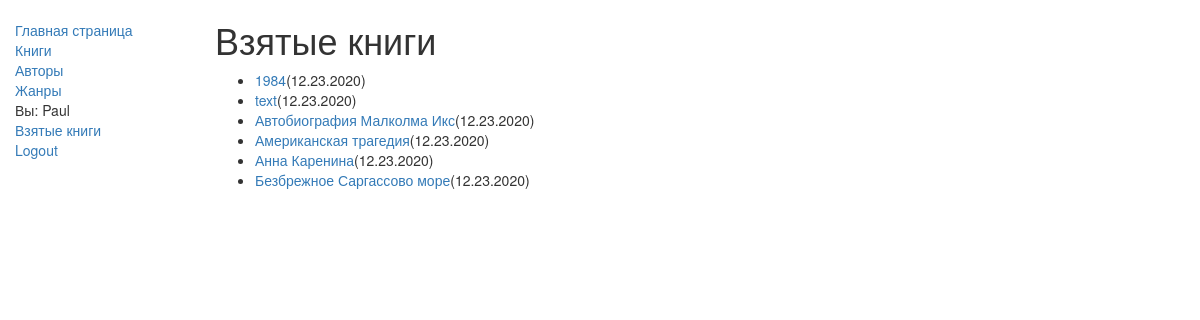
Page /lib/mybooks/ (signed in) on the committed database.
### lib/models.py (models this page shows, shortened)
class Book(models.Model):
    id = models.UUIDField(primary_key=True, default=uuid.uuid4,
                          help_text="Unique ID for this book across whole library")
    title = models.CharField(max_length=100)
    description = models.TextField(
        help_text="Brief description of the book", blank=True)
    author = models.ForeignKey(
        'Author', on_delete=models.SET_NULL, null=True)
    publish_year = models.DateField(null=True, blank=True)
    genre = models.ForeignKey(
        'Genre', on_delete=models.SET_NULL, null=True, default='2947d6ee-b0bf-439e-b869-e8bff3415576')
    class Meta:
        ordering = ['title', 'description']
        verbose_name = 'Книга'
        verbose_name_plural = 'Книги'

### lib/views.py (the view)
class LoanedBooksByUserListView(LoginRequiredMixin, generic.ListView):
    model = Order_Items
    template_name = 'lib/book_list_borrowed_user.html'
    paginate_by = paginator
    def get_context_data(self, **kwargs):
        data = super().get_context_data(**kwargs)
        books = Order_Items.objects.filter(order__visitor=self.request.user).values(
            'book').order_by('order__order_date')
        data['book_list'] = Book.objects.filter(id__in=books)
        data['order_date'] = Order_Items.objects.filter(order__visitor=self.request.user).values(
            'order__order_date')[0]['order__order_date']
        data['order_date_str'] = data['order_date'].strftime('%m.%d.%Y')
        data['is_overdue'] = data['order_date'] + \
            timedelta(days=14) < date.today()
        print(data['is_overdue'])
        return data
    '''
    def get_queryset(self):
        books = Order_Items.objects.filter(order__visitor=self.request.user).values(
            'book').order_by('order__order_date')

        return Book.objects.filter(id__in=books)
    '''

### lib/templates/lib/book_list_borrowed_user.html
{% extends "base_generic.html" %}
{% block content %}
{% if 'lib.add_book' in user.get_all_permissions %}
<h1>Выданные книги</h1>
{% if book_list %}
<ul>
    {% for b in book_list %}
    <li><a href="{% url 'book-detail' b.id %}">{{b.title}}</a></li>
    {% endfor %}
</ul>
{% else %}
<p>Нет выданных книг.</p>
{% endif %}
{% else %}
<h1>Взятые книги</h1>
{% if book_list %}
<ul>
    {% for b in book_list %}
    <li class="{% if is_overdue %}text-danger{% endif %}">
        <a href="{% url 'book-detail' b.id %}">{{b.title}}</a>({{order_date_str}})
    </li>
    {% endfor %}
</ul>
{% else %}
<p>Нет взятых книг.</p>
{% endif %}
{% endif %}
{% endblock %}

### lib/templates/base_generic.html (shortened to what this page needs)
<!DOCTYPE html>
<html lang="en">
<head>
    <link rel="stylesheet" href="https://maxcdn.bootstrapcdn.com/bootstrap/3.3.7/css/bootstrap.min.css">
    {% load static %}
    <link rel="stylesheet" href="{% static 'lib/styles.css' %}">
</head>
<body>
    <div class="container-fluid">
        <div class="row">
            <div class="col-sm-2">
                {% block sidebar %}
                <ul class="sidebar-nav">
                    <li><a href="{% url 'index' %}">Главная страница</a></li>
                    <li><a href="{% url 'books' %}">Книги</a></li>
                    <li><a href="{% url 'authors' %}">Авторы</a></li>
                    <li><a href="{% url 'genres' %}">Жанры</a></li>
                    {% if user.is_authenticated %}
                    <li>Вы: {{ user.get_username }}</li>
                    {% if 'lib.add_book' in user.get_all_permissions %}
                    <li><a href="{% url 'my-given' %}">Выданные книги</a></li>
                    {% else %}
                    <li><a href="{% url 'my-borrowed' %}">Взятые книги</a></li>
                    {% endif %}
                    <li><a href="{% url 'logout'%}?next={{request.path}}">Logout</a></li>
                    {% else %}
                    <li><a href="{% url 'login'%}?next={{request.path}}">Login</a></li>
                    {% endif %}
                </ul>
                {% endblock %}
            </div>
            <div class="col-sm-10 ">
                {% block content %}{% endblock %}
            </div>
        </div>
    </div>
</body>
</html>

### rows in the picture
Book: title "1984", order_date_str "12.23.2020"
Book: title "text", order_date_str "12.23.2020"
Book: title "Автобиография Малколма Икс", order_date_str "12.23.2020"
Book: title "Американская трагедия", order_date_str "12.23.2020"
Book: title "Анна Каренина", order_date_str "12.23.2020"
Book: title "Безбрежное Саргассово море", order_date_str "12.23.2020"

### other values in the picture
{{ user.get_username }} "Paul"
